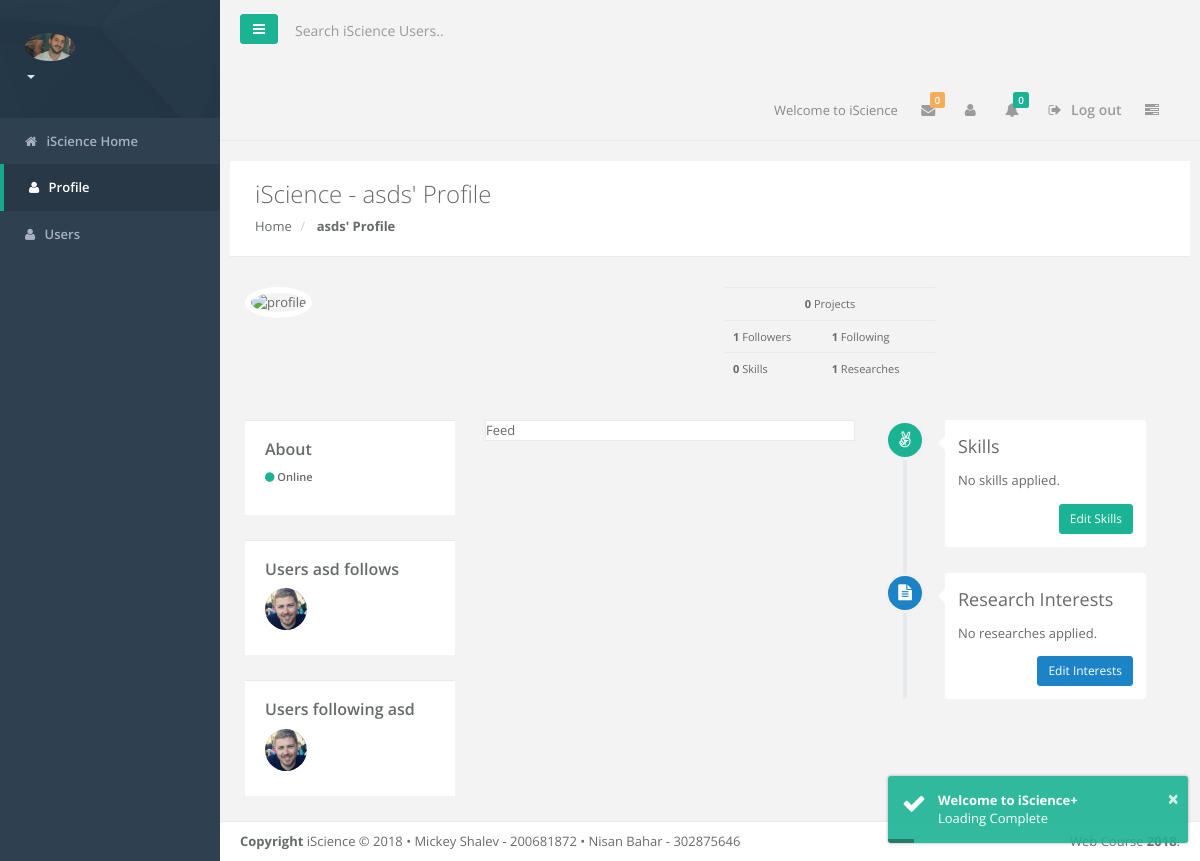
/?act=profile&user=asd (signed in), run on the app's committed database.
### tables this page shows
CREATE TABLE `Followers` (
  `FollowerID` varchar(100) NOT NULL,
  `FollowingID` varchar(100) NOT NULL
);

CREATE TABLE `Users` (
  `id` varchar(100) NOT NULL,
  `role` varchar(100) NOT NULL,
  `role_desc` varchar(200) NOT NULL,
  `name` varchar(200) NOT NULL,
  `profilepic` varchar(200) NOT NULL,
  `password` varchar(200) NOT NULL
);

CREATE TABLE `userResearches` (
  `UserID` varchar(100) NOT NULL,
  `ResearchID` int(5) NOT NULL
);

### include/php/sql.php (called while the page is built, shortened)
<?php
class ISDB{
    private static $server      =   "localhost";
    private static $user        =   "root";
    private static $pass        =   "";
    private static $db          =   "ISNetworkDB";
    private static function getConn()
    {
        $mysqli = new mysqli(self::$server, self::$user, self::$pass, self::$db);
        return $mysqli;
    }
    public static function getFollowing($UserID)
    {
        $result = self::query("select * from Followers inner join Users ON Followers.FollowingID=Users.id WHERE FollowerID in (\"$UserID\")");
        return $result;
    }
    public static function getFollowersOf($UserID)
    {
        $result = self::query("select * from Followers inner join Users ON Followers.FollowerID=Users.id WHERE FollowingID in (\"$UserID\")");
        return $result;
    }
    private static function query($sql, $display=false)
    {
        $conn = self::getConn();
        if (!$result = $conn->query($sql)) {
            throw new Exception("Could not retreive account information.");
            exit;
        }
        $rows = array();
        if($result->num_rows > 1) {
            while($row = $result->fetch_array())
            {
                array_push($rows, $row);
            }
        }
        else{
            array_push($rows, mysqli_fetch_array($result, MYSQLI_BOTH));
        }
        return $rows;
    }
    public static function getUserDetails($user)
    {
        $result = self::query("select * from Users where id in (\"$user\")");
        $num_projects   =   self::query("select count(*) as num_projects from Projects where UserID in (\"$user\")");
        $result[0]["num_projects"] = $num_projects[0]["num_projects"];
        $num_followers   =   self::query("select count(*) as num_followers from Followers where FollowingID in (\"$user\")");
        $result[0]["num_followers"] = $num_followers[0]["num_followers"];
        $num_following   =   self::query("select count(*) as num_following from Followers where FollowerID in (\"$user\")");
        $result[0]["num_following"] = $num_following[0]["num_following"];
        $num_skills   =   self::query("select count(*) as num_skills from userSkills where UserID in (\"$user\")");
        $result[0]["num_skills"] = $num_skills[0]["num_skills"];
        $num_research   =   self::query("select count(*) as num_research from userResearches where UserID in (\"$user\")");
        $result[0]["num_research"] = $num_research[0]["num_research"];
        return $result[0];
    }
    public static function getUserSkills($user)
    {
        return self::query("select * from userSkills inner join Skills ON userSkills.SkillID=Skills.id WHERE userSkills.UserID in (\"$user\")");
    }
    public static function getUserResearch($user)
    {
        return self::query("select * from userResearches inner join Research ON userResearches.ResearchID = Research.ResearchID WHERE userResearches.UserID in (\"$user\")");
    }
}

### include/php/profile.php (the view, shortened to what this page needs)
<?php
$user = isset($_GET['user']) ? $_GET['user'] : $_SESSION['UserID'];
$title = $user."s' Profile";
$userobj = ISDB::getUserDetails($user);
$content = '
            <div class="row m-b-lg m-t-lg">
                <div class="col-md-6">
                    <div class="profile-image">
                        <img src="./include/img/avatar/'.@$userobj["profilepic"].'" class="img-circle circle-border m-b-md" alt="profile">
                    </div>
                </div>
                <div class="col-md-3">
                    <table class="table small m-b-xs">
                        <tbody>
                        <tr>
                            <td colspan=2 align=center>
                                <strong>'.$userobj["num_projects"].'</strong> Projects
                            </td>
                        </tr>
                        <tr>
                            <td>
                                <strong>'.$userobj["num_followers"].'</strong> Followers
                            </td>
                            <td>
                               <strong>'.$userobj["num_following"].'</strong> Following
                            </td>
                        </tr>
                        <tr>
                            <td>
                                <strong>'.$userobj["num_skills"].'</strong> Skills
                            </td>
                            <td>
                                <strong>'.$userobj["num_research"].'</strong> Researches
                            </td>
                        </tr>
                        </tbody>
                    </table>
                </div>
            </div>
            <div class="row">
                <div class="col-lg-3">
                    <div class="ibox">
                        <div class="ibox-content">
                                <h3>About <span id="p_name_about"></span></h3>
                            <p class="small font-bold">
                                <span><i class="fa fa-circle text-navy"></i> Online</span>
                                </p>
                        </div>
                    </div>
                    <div class="ibox">
                        <div class="ibox-content">
                            <h3>Users '.$user.' follows</h3>
                            <div class="user-friends" id="p_follow_users_images">
                        ';
foreach(ISDB::getFollowing($user) as $following)
{
    $name = $following["id"];
    $avatar = $following["profilepic"];
    $content .= "<a href='./?act=profile&user=".$name."'><img alt=\"image\" title='".$name."' class=\"img-circle\" src=\"./include/img/avatar/".$avatar."\"></a>";
}
                    $content .= '
                            </div>
                        </div>
                    </div>
 <div class="ibox">
                        <div class="ibox-content">
                            <h3>Users following '.$user.'</h3>
                            <p class="small" id="p_follow_text">
                            </p>
                            <div class="user-friends" id="p_follow_users_images">
                        ';
foreach(ISDB::getFollowersOf($user) as $following)
{
    $name = $following["id"];
    $avatar = $following["profilepic"];
    $content .= "<a href='./?act=profile&user=".$name."'><img alt=\"image\" title='".$name."' class=\"img-circle\" src=\"./include/img/avatar/".$avatar."\"></a>";
}
                    $content .= '
                            </div>
                        </div>
                    </div>
                </div>
                <div class="col-lg-5">
                    <div class="social-feed-box" id="p_projects_feed">
                        Feed
                    </div>
                </div>
                <div class="col-lg-4 m-b-lg">
                    <div id="vertical-timeline" class="vertical-container light-timeline no-margins">
                        <div class="vertical-timeline-block">
                            <div class="vertical-timeline-icon navy-bg">
                                <i class="fa fa-angellist"></i>
                            </div>
                            <div class="vertical-timeline-content">
                                <h2>Skills</h2>
                                <p id="p_skills_list">
                                    ';
                    foreach(ISDB::getUserSkills($user) as $skill)
                    {
                        if($skill == null)
                        {
                            $content .= "No skills applied.";
                            break;
                        }
                        $content .= "&bull; ".$skill["skillName"]."<br />";
                    }
                    $content .= '
                                </p>
                                <a href="#" class="btn btn-sm btn-primary"> Edit Skills</a>
                            </div>
                        </div>
                        <div class="vertical-timeline-block">
                            <div class="vertical-timeline-icon blue-bg">
                                <i class="fa fa-file-text"></i>
                            </div>
                            <div class="vertical-timeline-content">
                                <h2>Research Interests</h2>
                                <p id="p_research_list">
     ';
                    foreach(ISDB::getUserResearch($user) as $research)
                    {
                        if($skill == null)
                        {
                            $content .= "No researches applied.";
                            break;
                        }
                        $content .= "&bull; ".$research["ResearchName"]."<br />";
                    }
                    $content .= '
</p>
                                <a href="#" class="btn btn-sm btn-success"> Edit Interests </a>
                            </div>
                        </div>
                    </div>
                </div>
            </div>
';
?>

### index.php (shortened to what this page needs)
<?php
require_once("./include/php/sql.php");
$includePage = "";
$includeTemplate = true;
switch(@$_GET['act']){
  case "mailbox":
  case "following":
  case "users":
  case "profile":
    $includePage = $_GET['act'];
    break;
    }
function active($menuItem){
  if($menuItem == @$_GET['act'] || ($menuItem == "default" && !isset($_GET['act']))){
    echo "class=\"active\"";
  }
}
include "./include/php/".$includePage.".php";
if($includeTemplate){
  include "./include/php/template.php";
}
 ?>

### include/php/template.php (shortened to what this page needs)
<!DOCTYPE html>
<html>
<head>
    <link href="./include/css/bootstrap.min.css" rel="stylesheet">
    <link href="./include/css/font-awesome/css/font-awesome.css" rel="stylesheet">
    <link href="./include/css/plugins/toastr/toastr.min.css" rel="stylesheet">
    <link href="./include/js/plugins/gritter/jquery.gritter.css" rel="stylesheet">
    <link href="./include/css/animate.css" rel="stylesheet">
    <link href="./include/css/style.css" rel="stylesheet">
</head>
<body>
    <div id="wrapper">
        <nav class="navbar-default navbar-static-side" role="navigation">
            <div class="sidebar-collapse">
                <ul class="nav metismenu" id="side-menu">
                    <li class="nav-header">
                        <div class="dropdown profile-element"> <span>
                            <img alt="image" class="img-circle" style="width: 50px;" src="./include/img/avatar/<?=$_SESSION['UserID'];?>.jpg" />
                             </span>
                            <a data-toggle="dropdown" class="dropdown-toggle" href="#">
                            <span class="clear">  <span class="text-muted text-xs block" id="profile_role"></span><b class="caret"></b> </span> </a>
                        </div>
                    </li>
                    <li <?=active("default");?>>
                    <a href="./"><i class="fa fa-home"></i> <span class="nav-label">iScience Home</span></a>
                    </li>
                    <li <?=active("profile");?>>
                    <a href="./?act=profile"><i class="fa fa-user"></i> <span class="nav-label">Profile</span></a>
                    </li>
					<li <?=active("users");?>>
                    <a href="./?act=users"><i class="fa fa-user"></i> <span class="nav-label">Users</span></a>
                    </li>
                </ul>
            </div>
        </nav>
        <div id="page-wrapper" class="gray-bg dashbard-1">
        <div class="row border-bottom">
        <nav class="navbar navbar-static-top" role="navigation" style="margin-bottom: 0">
        <div class="navbar-header">
            <a class="navbar-minimalize minimalize-styl-2 btn btn-primary " href="#"><i class="fa fa-bars"></i> </a>
            <form role="search" class="navbar-form-custom" action="search_results.html" style="width: 500px;">
                <div class="form-group" >
                    <input type="text" placeholder="Search iScience Users.." class="form-control" name="-search" id="search">
                </div>
            </form>
        </div>
            <ul class="nav navbar-top-links navbar-right">
                <li>
                    <span class="m-r-sm text-muted welcome-message">Welcome to iScience</span>
                </li>
                <li class="dropdown">
                    <a class="dropdown-toggle count-info" data-toggle="dropdown" href="#">
                        <i class="fa fa-envelope"></i>  <span class="label label-warning" id="messages_size"></span>
                    </a>
                </li>
                <li class="dropdown">
                    <a class="dropdown-toggle count-info" data-toggle="dropdown" href="#">
                        <i class="fa fa-user"></i>  <span class="label label-warning" id="followers_size"></span>
                    </a>
                </li>
                <li class="dropdown">
                    <a class="dropdown-toggle count-info" data-toggle="dropdown" href="#">
                        <i class="fa fa-bell"></i>  <span class="label label-primary" id="notifications_size"></span>
                    </a>
                </li>
                <li>
                    <a href="./?act=logout">
                        <i class="fa fa-sign-out"></i> Log out
                    </a>
                </li>
                <li>
                    <a class="right-sidebar-toggle">
                        <i class="fa fa-tasks"></i>
                    </a>
                </li>
            </ul>
        </nav>
        </div>
        <div class="row">
            <div class="col-lg-12">
              <div class="wrapper wrapper-content">
                <div class="row wrapper border-bottom white-bg page-heading">
                <div class="col-lg-10">
                    <h2>iScience - <?=$title;?></h2>
                    <ol class="breadcrumb">
                        <li>
                            <a href="./">Home</a>
                        </li>
                        <li class="active">
                            <strong><a><?=$title;?></a></strong>
                        </li>
                    </ol>
                </div>
                <div class="col-lg-2">
                </div>
            </div>
              <?=$content;?>
              </div>
                <div class="footer">
                    <div class="pull-right">
                        Web Course <strong>2018</strong>.
                    </div>
                    <div>
                        <strong>Copyright</strong> iScience &copy; 2018 &bull; Mickey Shalev - 200681872 &bull; Nisan Bahar - 302875646
                    </div>
                </div>
            </div>
        </div>
        </div>
    </div>
</body>
</html>

### data on the page
followers: FollowingID.profilepic (placeholder picture)
followers: FollowerID.profilepic (placeholder picture)
userresearches: value "No researches applied."

### other printed values
$title "asds' Profile"
$userobj["num_projects"] "0"
$userobj["num_followers"] "1"
$userobj["num_following"] "1"
$userobj["num_skills"] "0"
$userobj["num_research"] "1"
$user "asd"
